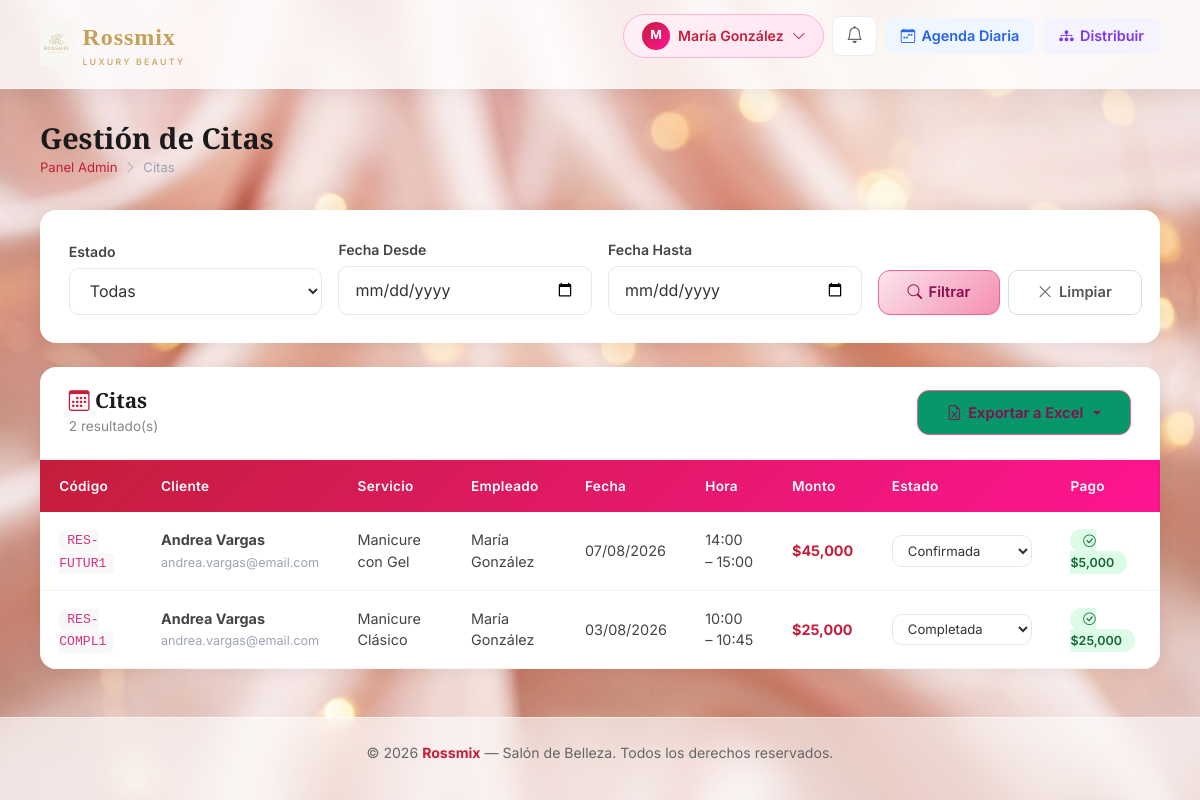
The page /admin/citas (signed in) on the database as committed earlier.
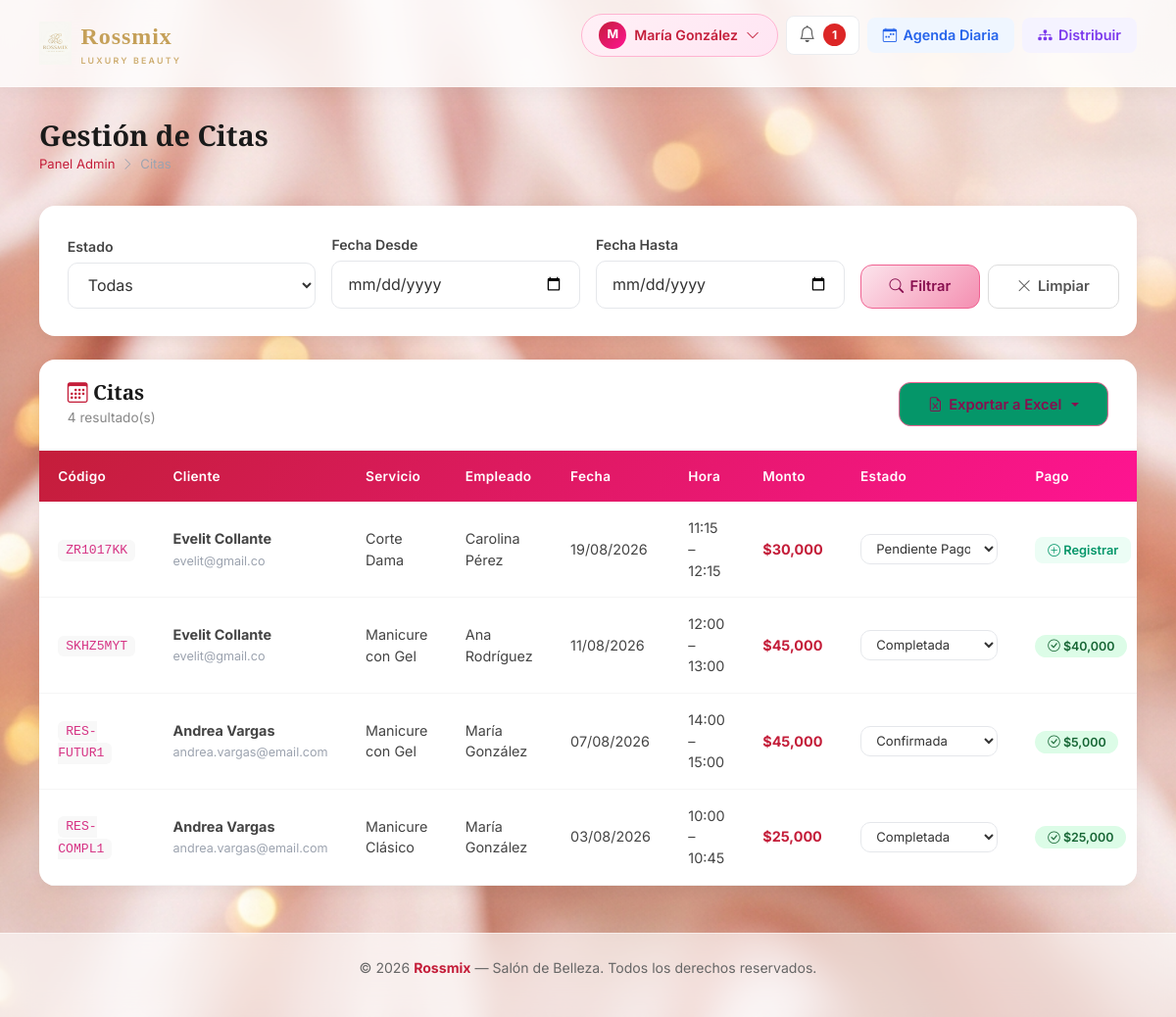
The same page on the database as committed later.
### app/models/cita.py (models this page shows, shortened)
class Cita(db.Model):
    __tablename__ = 'citas'
    id_cita = db.Column(db.Integer, primary_key=True)
    id_cliente = db.Column(db.Integer, db.ForeignKey('usuario.id', ondelete='CASCADE'), nullable=False)
    id_empleado = db.Column(db.Integer, db.ForeignKey('empleados.id_empleado', ondelete='SET NULL'))
    id_servicio = db.Column(db.Integer, db.ForeignKey('servicios.id_servicio', ondelete='RESTRICT'), nullable=False)
    fecha_hora_inicio = db.Column(db.DateTime, nullable=False)
    fecha_hora_fin = db.Column(db.DateTime, nullable=False)
    monto_total = db.Column(db.Numeric(10, 2))
    monto_abono = db.Column(db.Numeric(10, 2), default=5000)
    saldo_pendiente = db.Column(db.Numeric(10, 2))
    estado = db.Column(
        db.Enum(
            'pendiente_pago',
            'confirmada',
            'en_atencion',
            'completada',
            'cancelada',
            'no_asistio',
            name='estado_cita_enum',
            create_type=False,   # el tipo ya existe en PostgreSQL (creado por Rossmix.sql)
        ),
        nullable=False,
        default='pendiente_pago',
    )
    reembolsado = db.Column(db.Boolean, default=False)
    codigo_reserva = db.Column(db.String(20), unique=True)
    token_gestion = db.Column(db.String(32), unique=True)  # Token URL-safe para link de gestión/reprogramación
    notas = db.Column(db.Text)
    fecha_creacion = db.Column(db.DateTime, default=datetime.utcnow)
    pago = db.relationship('Pago', backref='cita', uselist=False, lazy=True)

### app/models/usuario.py (models this page shows, shortened)
class Usuario(db.Model):
    __tablename__ = 'usuario'
    id = db.Column(db.Integer, primary_key=True)
    nombre = db.Column(db.String(100), nullable=False)
    email = db.Column(db.String(150), unique=True, nullable=False)
    telefono = db.Column(db.String(20), nullable=False)
    password = db.Column(db.String(200), nullable=False)
    tipo_usuario = db.Column(db.String(20), nullable=False)  # 'cliente' | 'admin' | 'especialista'
    fecha_registro = db.Column(db.DateTime, default=datetime.utcnow)
    activo = db.Column(db.Boolean, default=True)
    id_empleado = db.Column(db.Integer, db.ForeignKey('empleados.id_empleado', ondelete='SET NULL'), nullable=True)
    empleado_vinculado = db.relationship('Empleado', foreign_keys=[id_empleado], backref='usuario_cuenta', uselist=False)
    citas = db.relationship('Cita', backref='cliente', lazy=True, foreign_keys='Cita.id_cliente')
    notificaciones = db.relationship('Notificacion', backref='usuario', lazy=True)

### app/models/servicio.py (models this page shows, shortened)
class Servicio(db.Model):
    __tablename__ = 'servicios'
    id_servicio = db.Column(db.Integer, primary_key=True)
    nombre_servicio = db.Column(db.String(100), nullable=False)
    descripcion = db.Column(db.Text)
    precio_total = db.Column(db.Numeric(10, 2), nullable=False)
    duracion_minutos = db.Column(db.Integer, nullable=False)
    activo = db.Column(db.Boolean, default=True)
    citas = db.relationship('Cita', backref='servicio', lazy=True)
    empleados = db.relationship('Empleado', secondary='empleado_servicios', backref='servicios')

### app/models/empleado.py (models this page shows, shortened)
class Empleado(db.Model):
    __tablename__ = 'empleados'
    id_empleado = db.Column(db.Integer, primary_key=True)
    nombre = db.Column(db.String(100), nullable=False)
    especialidad = db.Column(db.String(100))
    activo = db.Column(db.Boolean, default=True)
    fecha_registro = db.Column(db.DateTime, default=datetime.utcnow)
    horarios = db.relationship('HorarioEmpleado', backref='empleado', lazy=True, cascade='all, delete-orphan')
    citas = db.relationship('Cita', backref='empleado', lazy=True)

### app/models/pago.py (models this page shows, shortened)
class Pago(db.Model):
    __tablename__ = 'pagos'
    id_pago = db.Column(db.Integer, primary_key=True)
    id_cita = db.Column(db.Integer, db.ForeignKey('citas.id_cita', ondelete='CASCADE'),
                        nullable=False, unique=True)
    monto = db.Column(db.Numeric(10, 2), nullable=False)
    metodo_pago = db.Column(
        db.Enum(
            'efectivo',
            'tarjeta',
            'transferencia',
            'nequi',
            'daviplata',
            name='metodo_pago_enum',
            create_type=False,   # el tipo ya existe en PostgreSQL (creado por Rossmix.sql)
        ),
        nullable=False,
        default='efectivo',
    )
    estado_pago = db.Column(db.String(20), nullable=False, default='completado')
    referencia = db.Column(db.String(100))
    fecha_pago = db.Column(db.DateTime, default=datetime.utcnow)
    notas = db.Column(db.Text)

### app/views/admin/citas.py (the view)
@admin_bp.route('/citas')
@admin_required
def citas():
    estado     = request.args.get('estado', 'todas')
    fecha_desde = request.args.get('fecha_desde')
    fecha_hasta = request.args.get('fecha_hasta')
    cliente_id  = request.args.get('cliente_id')
    query = db.session.query(Cita, Usuario, Empleado, Servicio)\
        .join(Usuario, Cita.id_cliente == Usuario.id)\
        .outerjoin(Empleado, Cita.id_empleado == Empleado.id_empleado)\
        .join(Servicio, Cita.id_servicio == Servicio.id_servicio)
    if estado != 'todas':
        query = query.filter(Cita.estado == estado)
    if cliente_id:
        try:
            query = query.filter(Cita.id_cliente == int(cliente_id))
        except ValueError:
            pass
    if fecha_desde:
        query = query.filter(
            Cita.fecha_hora_inicio >= datetime.strptime(fecha_desde, '%Y-%m-%d')
        )
    if fecha_hasta:
        query = query.filter(
            Cita.fecha_hora_inicio < datetime.strptime(fecha_hasta, '%Y-%m-%d') + timedelta(days=1)
        )
    lista_citas = query.order_by(Cita.fecha_hora_inicio.desc()).all()
    cliente_filtrado = None
    if cliente_id:
        try:
            cliente_filtrado = Usuario.query.get(int(cliente_id))
        except Exception:
            pass
    sin_asignar = Cita.query.filter(
        Cita.id_empleado.is_(None),
        Cita.estado.in_(['pendiente_pago', 'confirmada'])
    ).count()
    return render_template(
        'admin/citas.html',
        citas=lista_citas,
        estado_filtro=estado,
        cliente_filtrado=cliente_filtrado,
        sin_asignar=sin_asignar
    )

### app/templates/admin/citas.html (shortened to what the changed rows need)
{% extends 'base.html' %}
{% block content %}
<div class="page-header">
    <div>
        <h1>Gestión de Citas</h1>
    </div>
</div>
<div class="r-card">
    <div class="r-card-header d-flex justify-content-between align-items-center">
        <div>
            <h2><i class="bi bi-calendar3" style="color:#c41e3a;"></i>
                {% if cliente_filtrado %}
                    Citas de {{ cliente_filtrado.nombre }}
                {% else %}
                    Citas
                {% endif %}
            </h2>
            <span style="font-size:0.85rem; color:#888;">{{ citas|length }} resultado(s)</span>
        </div>
    </div>
    {% if citas %}
    <div style="overflow-x:auto;">
        <table class="r-table">
            <thead>
                <tr>
                    <th>Código</th>
                    <th>Cliente</th>
                    <th>Servicio</th>
                    <th>Empleado</th>
                    <th>Fecha</th>
                    <th>Hora</th>
                    <th>Monto</th>
                    <th>Estado</th>
                    <th>Pago</th>
                </tr>
            </thead>
            <tbody>
                {% for cita, usuario, empleado, servicio in citas %}
                <tr>
                    <td><code style="background:#f8f8f8;padding:0.2rem 0.5rem;border-radius:6px;font-size:0.82rem;">{{ cita.codigo_reserva }}</code></td>
                    <td><strong>{{ usuario.nombre }}</strong><br><small style="color:#9ca3af;">{{ usuario.email }}</small></td>
                    <td>{{ servicio.nombre_servicio }}</td>
                    <td>
                        {% if empleado %}
                            {{ empleado.nombre }}
                        {% endif %}
                    </td>
                    <td>{{ cita.fecha_hora_inicio.strftime('%d/%m/%Y') }}</td>
                    <td>{{ cita.fecha_hora_inicio.strftime('%H:%M') }} – {{ cita.fecha_hora_fin.strftime('%H:%M') }}</td>
                    <td><strong style="color:#c41e3a;">${{ "{:,.0f}".format(cita.monto_total) }}</strong></td>
                    <td>
                        <select class="estado-select r-form-control"
                                data-cita-id="{{ cita.id_cita }}"
                                style="padding:0.35rem 0.7rem; font-size:0.82rem; min-width:140px;">
                            <option value="pendiente_pago" {% if cita.estado=='pendiente_pago' %}selected{% endif %}>Pendiente Pago</option>
                            <option value="confirmada"     {% if cita.estado=='confirmada' %}selected{% endif %}>Confirmada</option>
                            <option value="completada"     {% if cita.estado=='completada' %}selected{% endif %}>Completada</option>
                        </select>
                    </td>
                    <td>
                        {% if cita.pago %}
                            <span class="badge-active">
                                <i class="bi bi-check-circle"></i>
                                ${{ "{:,.0f}".format(cita.pago.monto) }}
                            </span>
                        {% else %}
                            <a href="{{ url_for('admin_pagos_registrar', id_cita=cita.id_cita) }}"
                               style="background:#ecfdf5;color:#059669;padding:0.35rem 0.8rem;
                                      border-radius:8px;font-size:0.8rem;font-weight:600;
                                      text-decoration:none;white-space:nowrap;">
                                <i class="bi bi-plus-circle"></i> Registrar
                            </a>
                        {% endif %}
                    </td>
                </tr>
                {% endfor %}
            </tbody>
        </table>
    </div>
    {% else %}
    <div class="r-card-body" style="text-align:center; padding:3rem; color:#9ca3af;">
        <i class="bi bi-calendar-x" style="font-size:2.5rem; display:block; margin-bottom:0.8rem;"></i>
        No se encontraron citas con los filtros aplicados.
    </div>
    {% endif %}
</div>
{% endblock %}

Rows that differ between the two databases and show on the page:
added Cita: codigo_reserva "ZR1017KK", nombre "Evelit Collante", email "evelit@gmail.co", nombre_servicio "Corte Dama", nombre "Carolina Pérez", fecha_hora_inicio "19/08/2026", fecha_hora_inicio "11:15", fecha_hora_fin "12:15", monto_total "30,000", estado+id_cita "Pendiente Pago"
added Cita: codigo_reserva "SKHZ5MYT", nombre "Evelit Collante", email "evelit@gmail.co", nombre_servicio "Manicure con Gel", nombre "Ana Rodríguez", fecha_hora_inicio "11/08/2026", fecha_hora_inicio "12:00", fecha_hora_fin "13:00", monto_total "45,000", estado+id_cita "Completada"
added Pago: pago.monto "40,000"
Other text that changed with them:
{{ notificaciones_unread }}: (not shown) → "1"
{{ citas|length }}: "2" → "4"
